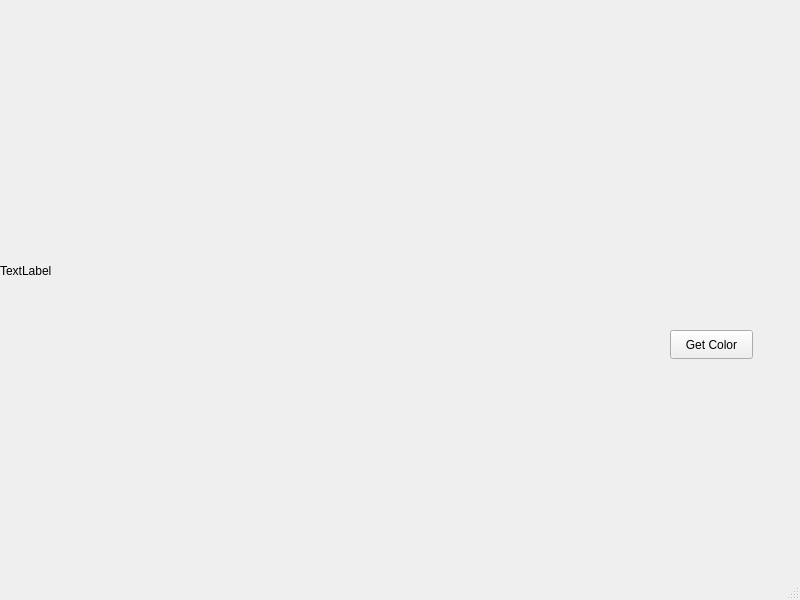
<?xml version="1.0" encoding="UTF-8"?>
<ui version="4.0">
 <class>MainWindow</class>
 <widget class="QMainWindow" name="MainWindow">
  <property name="geometry">
   <rect>
    <x>0</x>
    <y>0</y>
    <width>800</width>
    <height>600</height>
   </rect>
  </property>
  <property name="windowTitle">
   <string>MainWindow</string>
  </property>
  <widget class="QWidget" name="centralwidget">
   <widget class="QLabel" name="label">
    <property name="geometry">
     <rect>
      <x>0</x>
      <y>-10</y>
      <width>671</width>
      <height>561</height>
     </rect>
    </property>
    <property name="text">
     <string>TextLabel</string>
    </property>
   </widget>
   <widget class="QPushButton" name="pushButton">
    <property name="geometry">
     <rect>
      <x>670</x>
      <y>330</y>
      <width>83</width>
      <height>29</height>
     </rect>
    </property>
    <property name="text">
     <string>Get Color</string>
    </property>
   </widget>
  </widget>
  <widget class="QMenuBar" name="menubar">
   <property name="geometry">
    <rect>
     <x>0</x>
     <y>0</y>
     <width>800</width>
     <height>25</height>
    </rect>
   </property>
  </widget>
  <widget class="QStatusBar" name="statusbar"/>
 </widget>
 <resources/>
 <connections/>
</ui>
